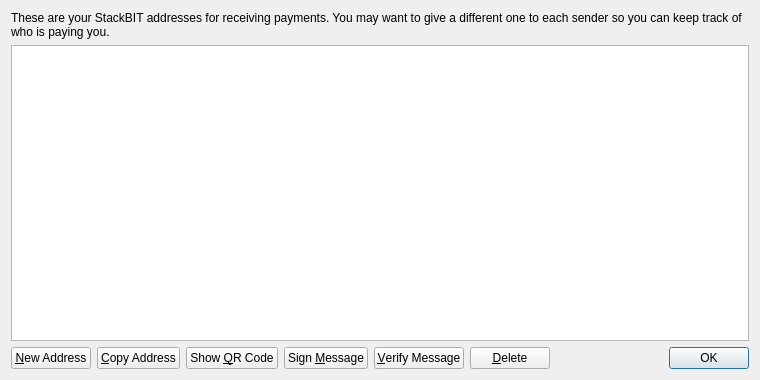
<?xml version="1.0" encoding="UTF-8"?>
<ui version="4.0">
 <class>AddressBookPage</class>
 <widget class="QWidget" name="AddressBookPage">
  <property name="geometry">
   <rect>
    <x>0</x>
    <y>0</y>
    <width>760</width>
    <height>380</height>
   </rect>
  </property>
  <property name="windowTitle">
   <string>Address Book</string>
  </property>
  <layout class="QVBoxLayout" name="verticalLayout">
   <item>
    <widget class="QLabel" name="labelExplanation">
     <property name="text">
      <string>These are your StackBIT addresses for receiving payments. You may want to give a different one to each sender so you can keep track of who is paying you.</string>
     </property>
     <property name="textFormat">
      <enum>Qt::PlainText</enum>
     </property>
     <property name="wordWrap">
      <bool>true</bool>
     </property>
    </widget>
   </item>
   <item>
    <widget class="QTableView" name="tableView">
     <property name="contextMenuPolicy">
      <enum>Qt::CustomContextMenu</enum>
     </property>
     <property name="toolTip">
      <string>Double-click to edit address or label</string>
     </property>
     <property name="tabKeyNavigation">
      <bool>false</bool>
     </property>
     <property name="alternatingRowColors">
      <bool>true</bool>
     </property>
     <property name="selectionMode">
      <enum>QAbstractItemView::SingleSelection</enum>
     </property>
     <property name="selectionBehavior">
      <enum>QAbstractItemView::SelectRows</enum>
     </property>
     <property name="sortingEnabled">
      <bool>true</bool>
     </property>
     <attribute name="verticalHeaderVisible">
      <bool>false</bool>
     </attribute>
    </widget>
   </item>
   <item>
    <layout class="QHBoxLayout" name="horizontalLayout">
     <item>
      <widget class="QPushButton" name="newAddressButton">
       <property name="toolTip">
        <string>Create a new address</string>
       </property>
       <property name="text">
        <string>&amp;New Address</string>
       </property>
       <property name="icon">
        <iconset resource="../bitcoin.qrc">
         <normaloff>:/icons/add</normaloff>:/icons/add</iconset>
       </property>
      </widget>
     </item>
     <item>
      <widget class="QPushButton" name="copyToClipboard">
       <property name="toolTip">
        <string>Copy the currently selected address to the system clipboard</string>
       </property>
       <property name="text">
        <string>&amp;Copy Address</string>
       </property>
       <property name="icon">
        <iconset resource="../bitcoin.qrc">
         <normaloff>:/icons/editcopy</normaloff>:/icons/editcopy</iconset>
       </property>
      </widget>
     </item>
     <item>
      <widget class="QPushButton" name="showQRCode">
       <property name="text">
        <string>Show &amp;QR Code</string>
       </property>
       <property name="icon">
        <iconset resource="../bitcoin.qrc">
         <normaloff>:/icons/qrcode</normaloff>:/icons/qrcode</iconset>
       </property>
      </widget>
     </item>
     <item>
      <widget class="QPushButton" name="signMessage">
       <property name="toolTip">
        <string>Sign a message to prove you own a StackBIT address</string>
       </property>
       <property name="text">
        <string>Sign &amp;Message</string>
       </property>
       <property name="icon">
        <iconset resource="../bitcoin.qrc">
         <normaloff>:/icons/edit</normaloff>:/icons/edit</iconset>
       </property>
      </widget>
     </item>
     <item>
      <widget class="QPushButton" name="verifyMessage">
       <property name="toolTip">
        <string>Verify a message to ensure it was signed with a specified StackBIT address</string>
       </property>
       <property name="text">
        <string>&amp;Verify Message</string>
       </property>
       <property name="icon">
        <iconset resource="../bitcoin.qrc">
         <normaloff>:/icons/transaction_0</normaloff>:/icons/transaction_0</iconset>
       </property>
      </widget>
     </item>
     <item>
      <widget class="QPushButton" name="deleteButton">
       <property name="toolTip">
        <string>Delete the currently selected address from the list</string>
       </property>
       <property name="text">
        <string>&amp;Delete</string>
       </property>
       <property name="icon">
        <iconset resource="../bitcoin.qrc">
         <normaloff>:/icons/remove</normaloff>:/icons/remove</iconset>
       </property>
      </widget>
     </item>
     <item>
      <spacer name="horizontalSpacer">
       <property name="orientation">
        <enum>Qt::Horizontal</enum>
       </property>
       <property name="sizeHint" stdset="0">
        <size>
         <width>40</width>
         <height>20</height>
        </size>
       </property>
      </spacer>
     </item>
     <item>
      <widget class="QDialogButtonBox" name="buttonBox">
       <property name="sizePolicy">
        <sizepolicy hsizetype="Maximum" vsizetype="Fixed">
         <horstretch>0</horstretch>
         <verstretch>0</verstretch>
        </sizepolicy>
       </property>
       <property name="standardButtons">
        <set>QDialogButtonBox::Ok</set>
       </property>
      </widget>
     </item>
    </layout>
   </item>
  </layout>
 </widget>
 <resources>
  <include location="../bitcoin.qrc"/>
 </resources>
 <connections/>
</ui>
